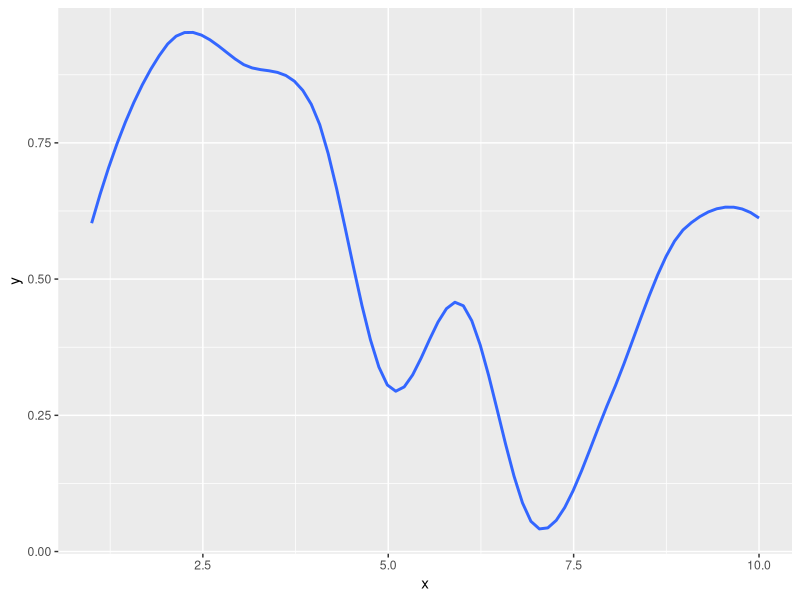

Source code (R):
## ---- chunk 1
#| label: my-code-chunk
#| include: true
#| fig-cap: "An example of a figure"

# this is an r code chunk
# generate some numbers, make a dataframe

library(dplyr)

x <- rep(1:10)
y <- runif(10)

df <- tibble(x, y)

# load plotting library, make basic plot

library(ggplot2)

df %>%
  ggplot(aes(x = x, y = y)) +
  geom_smooth(span = 0.5, se = FALSE)

# because we have `include` set to FALSE, output will not be automatically
# included, we have to specify this in the code chunk (line 40)
## ---- chunk 2
#| label: model
#| eval: !expr params$eval_models
#| cache: !expr params$eval_models

set.seed(123)                               # Set seed for reproducibility
x <- 1:100                                  # Predictor variable
y <- 2 * x + rnorm(100, mean = 0, sd = 10)  # Response variable with noise

data <- data_frame(x, y)

# Fit a linear model

model <- lm(y ~ x, data = data)

# Summary of the model

summary(model)
